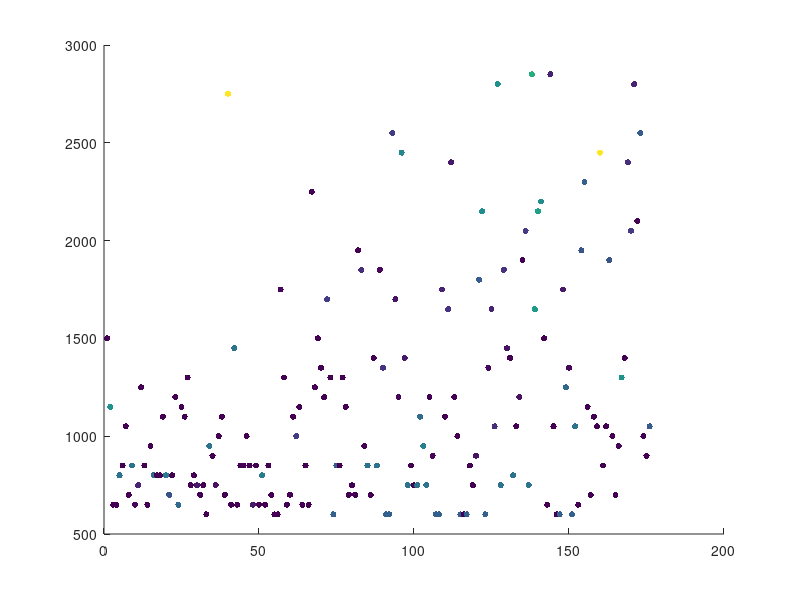

Here is the MATLAB script that generated this plot: (Note: this script raises an error after producing the figure.)
data = load("data/marine1.csv")
[n, p] = size(data);
m = n
scores=data(1:m,1);
steps=data(1:m,3);
supplyWorkers=data(1:m,4);
supplyArmy=data(1:m,5);
totalUnits=data(1:m,6);
totalUnitsKilled=data(1:m,7);
totalStructuresKilled=data(1:m,8);

gameLength=[steps(1) diff(steps.')]

explorationDecay=0.99999;

clf
scatter([1:m], totalUnits, 20, supplyWorkers, 'filled');
hold on
yyaxis right
plot([1:m], max(1*explorationDecay.^steps, 0.10));
yyaxis left
stepSize=100
means = []
deviations = []
j = 1
for i=1:stepSize:m-stepSize
    i
    means(j)=mean(scores(i:i+stepSize));
    deviations(j)=std(scores(i:i+stepSize));
    j = j + 1;
end
means;
deviations;
%eb = errorbar([1:stepSize:m-stepSize] + stepSize/2, means, deviations * 2)
%eb.Color = 'black';
%eb.CapSize = stepSize/4;
hold off
c = colorbar;
%yyaxis left

title('',...
    'FontUnits','points',...
    'interpreter','latex',...
    'FontWeight','normal',...
    'FontSize',12,...
    'FontName','Times')
ylabel({'score'},...
    'FontUnits','points',...
    'interpreter','latex',...
    'FontWeight','normal',...
    'FontSize',18,...z
    'FontName','Times')
xlabel('episode',...
    'FontUnits','points',...
    'interpreter','latex',...
    'FontWeight','normal',...
    'FontSize',18,...
    'FontName','Times')
ylabel(c, 'workers');
set(gca,...
    'FontSize',10);
%xlim([0 710])

name = ['figures/', 'marine1', '.eps'];
print('-depsc2', name);
%print('BarPlot', '-dpng');

%clf
m1 = mean(scores)
s1 = std(scores)
hold on
%histogram(scores(1000:1400), 'BinWidth', 200)
%histogram(scores(300:700), 'BinWidth', 200)
hold off

%% Marine2. 
% 0.999995 exploration decay

data = load("data/marine2.csv")
[n, p] = size(data);
m = n
scores=data(1:m,1);
steps=data(1:m,3);
supplyWorkers=data(1:m,4);
supplyArmy=data(1:m,5);
totalUnits=data(1:m,6);
totalUnitsKilled=data(1:m,7);
totalStructuresKilled=data(1:m,8);

gameLength=[steps(1) diff(steps.')].*12./(1000*60)

explorationDecay=0.999995;

clf
scatter([1:m], totalUnits, 20, supplyWorkers, 'filled');
hold on
yyaxis right
plot([1:m], max(1*explorationDecay.^steps, 0.10));
yyaxis left
stepSize=100
means = []
deviations = []
j = 1
for i=1:stepSize:m-stepSize
    i
    means(j)=mean(scores(i:i+stepSize));
    deviations(j)=std(scores(i:i+stepSize));
    j = j + 1;
end
means;
deviations;
%eb = errorbar([1:stepSize:m-stepSize] + stepSize/2, means, deviations * 2)
%eb.Color = 'black';
%eb.CapSize = stepSize/4;
hold off
c = colorbar;
%yyaxis left

title('',...
    'FontUnits','points',...
    'interpreter','latex',...
    'FontWeight','normal',...
    'FontSize',12,...
    'FontName','Times')
ylabel({'score'},...
    'FontUnits','points',...
    'interpreter','latex',...
    'FontWeight','normal',...
    'FontSize',18,...z
    'FontName','Times')
xlabel('episode',...
    'FontUnits','points',...
    'interpreter','latex',...
    'FontWeight','normal',...
    'FontSize',18,...
    'FontName','Times')
ylabel(c, 'workers');
set(gca,...
    'FontSize',10);
%xlim([0 710])

name = ['figures/', 'marine1', '.eps'];
print('-depsc2', name);
%print('BarPlot', '-dpng');

%clf
m1 = mean(scores)
s1 = std(scores)
hold on
%histogram(scores(1000:1400), 'BinWidth', 200)
%histogram(scores(300:700), 'BinWidth', 200)
hold off

%% Marine with idle time in reward
% 0.999996 exploration decay

data = load("data/marineIdleReward.csv")
[n, p] = size(data);
m = n
scores=data(1:m,1);
steps=data(1:m,3);
supplyWorkers=data(1:m,4);
supplyArmy=data(1:m,5);
totalUnits=data(1:m,6);
totalUnitsKilled=data(1:m,7);
totalStructuresKilled=data(1:m,8);
idleWorkerTime=data(1:m,9);
idleProductionTime=data(1:m,10);

gameLength=[steps(1) diff(steps.')].*12./(1000*60)

explorationDecay=0.999996;

clf
scatter([1:m], totalUnits, 20, supplyWorkers, 'filled');
hold on
yyaxis right
plot([1:m], max(1*explorationDecay.^steps, 0.10));
yyaxis left
stepSize=100
means = []
deviations = []
j = 1
for i=1:stepSize:m-stepSize
    i
    means(j)=mean(scores(i:i+stepSize));
    deviations(j)=std(scores(i:i+stepSize));
    j = j + 1;
end
means;
deviations;
%eb = errorbar([1:stepSize:m-stepSize] + stepSize/2, means, deviations * 2)
%eb.Color = 'black';
%eb.CapSize = stepSize/4;
hold off
c = colorbar;
%yyaxis left

title('',...
    'FontUnits','points',...
    'interpreter','latex',...
    'FontWeight','normal',...
    'FontSize',12,...
    'FontName','Times')
ylabel({'score'},...
    'FontUnits','points',...
    'interpreter','latex',...
    'FontWeight','normal',...
    'FontSize',18,...z
    'FontName','Times')
xlabel('episode',...
    'FontUnits','points',...
    'interpreter','latex',...
    'FontWeight','normal',...
    'FontSize',18,...
    'FontName','Times')
ylabel(c, 'workers');
set(gca,...
    'FontSize',10);
%xlim([0 710])

%name = ['figures/', 'marine1', '.eps'];
%print('-depsc2', name);
%print('BarPlot', '-dpng');

%clf
m1 = mean(scores)
s1 = std(scores)
hold on
%histogram(scores(1000:1400), 'BinWidth', 200)
%histogram(scores(300:700), 'BinWidth', 200)
hold off